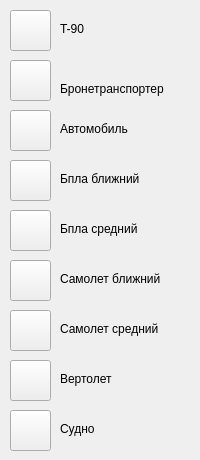
<?xml version="1.0" encoding="UTF-8"?>
<ui version="4.0">
 <class>toolbar</class>
 <widget class="QWidget" name="toolbar">
  <property name="geometry">
   <rect>
    <x>0</x>
    <y>0</y>
    <width>200</width>
    <height>460</height>
   </rect>
  </property>
  <property name="windowTitle">
   <string>Form</string>
  </property>
  <widget class="QPushButton" name="pushButton">
   <property name="geometry">
    <rect>
     <x>10</x>
     <y>10</y>
     <width>41</width>
     <height>41</height>
    </rect>
   </property>
   <property name="text">
    <string/>
   </property>
   <property name="icon">
    <iconset resource="icons.qrc">
     <normaloff>:/icons/T-90.png</normaloff>:/icons/T-90.png</iconset>
   </property>
  </widget>
  <widget class="QPushButton" name="pushButton_2">
   <property name="geometry">
    <rect>
     <x>10</x>
     <y>60</y>
     <width>41</width>
     <height>41</height>
    </rect>
   </property>
   <property name="text">
    <string/>
   </property>
   <property name="icon">
    <iconset resource="icons.qrc">
     <normaloff>:/icons/Бронетранспортер.png</normaloff>:/icons/Бронетранспортер.png</iconset>
   </property>
  </widget>
  <widget class="QPushButton" name="pushButton_3">
   <property name="geometry">
    <rect>
     <x>10</x>
     <y>110</y>
     <width>41</width>
     <height>41</height>
    </rect>
   </property>
   <property name="text">
    <string/>
   </property>
   <property name="icon">
    <iconset resource="icons.qrc">
     <normaloff>:/icons/Автомобиль.png</normaloff>:/icons/Автомобиль.png</iconset>
   </property>
  </widget>
  <widget class="QPushButton" name="pushButton_4">
   <property name="geometry">
    <rect>
     <x>10</x>
     <y>160</y>
     <width>41</width>
     <height>41</height>
    </rect>
   </property>
   <property name="text">
    <string/>
   </property>
   <property name="icon">
    <iconset resource="icons.qrc">
     <normaloff>:/icons/Бпла ближнего радиуса действия.png</normaloff>:/icons/Бпла ближнего радиуса действия.png</iconset>
   </property>
  </widget>
  <widget class="QPushButton" name="pushButton_5">
   <property name="geometry">
    <rect>
     <x>10</x>
     <y>210</y>
     <width>41</width>
     <height>41</height>
    </rect>
   </property>
   <property name="text">
    <string/>
   </property>
   <property name="icon">
    <iconset resource="icons.qrc">
     <normaloff>:/icons/Бпла среднего радиуса действия.png</normaloff>:/icons/Бпла среднего радиуса действия.png</iconset>
   </property>
  </widget>
  <widget class="QPushButton" name="pushButton_6">
   <property name="geometry">
    <rect>
     <x>10</x>
     <y>310</y>
     <width>41</width>
     <height>41</height>
    </rect>
   </property>
   <property name="text">
    <string/>
   </property>
   <property name="icon">
    <iconset resource="icons.qrc">
     <normaloff>:/icons/Самолетт среднего радиуса действия.png</normaloff>:/icons/Самолетт среднего радиуса действия.png</iconset>
   </property>
  </widget>
  <widget class="QPushButton" name="pushButton_7">
   <property name="geometry">
    <rect>
     <x>10</x>
     <y>260</y>
     <width>41</width>
     <height>41</height>
    </rect>
   </property>
   <property name="text">
    <string/>
   </property>
   <property name="icon">
    <iconset resource="icons.qrc">
     <normaloff>:/icons/Самолет ближнего радиуса действия.png</normaloff>:/icons/Самолет ближнего радиуса действия.png</iconset>
   </property>
  </widget>
  <widget class="QPushButton" name="pushButton_8">
   <property name="geometry">
    <rect>
     <x>10</x>
     <y>360</y>
     <width>41</width>
     <height>41</height>
    </rect>
   </property>
   <property name="text">
    <string/>
   </property>
   <property name="icon">
    <iconset resource="icons.qrc">
     <normaloff>:/icons/Вертолет.png</normaloff>:/icons/Вертолет.png</iconset>
   </property>
  </widget>
  <widget class="QPushButton" name="pushButton_9">
   <property name="geometry">
    <rect>
     <x>10</x>
     <y>410</y>
     <width>41</width>
     <height>41</height>
    </rect>
   </property>
   <property name="text">
    <string/>
   </property>
   <property name="icon">
    <iconset resource="icons.qrc">
     <normaloff>:/icons/Судно.png</normaloff>:/icons/Судно.png</iconset>
   </property>
  </widget>
  <widget class="QLabel" name="label">
   <property name="geometry">
    <rect>
     <x>60</x>
     <y>20</y>
     <width>67</width>
     <height>17</height>
    </rect>
   </property>
   <property name="text">
    <string>T-90</string>
   </property>
  </widget>
  <widget class="QLabel" name="label_2">
   <property name="geometry">
    <rect>
     <x>60</x>
     <y>80</y>
     <width>141</width>
     <height>17</height>
    </rect>
   </property>
   <property name="text">
    <string>Бронетранспортер</string>
   </property>
  </widget>
  <widget class="QLabel" name="label_3">
   <property name="geometry">
    <rect>
     <x>60</x>
     <y>120</y>
     <width>131</width>
     <height>17</height>
    </rect>
   </property>
   <property name="text">
    <string>Автомобиль</string>
   </property>
  </widget>
  <widget class="QLabel" name="label_4">
   <property name="geometry">
    <rect>
     <x>60</x>
     <y>170</y>
     <width>141</width>
     <height>17</height>
    </rect>
   </property>
   <property name="text">
    <string>Бпла ближний</string>
   </property>
  </widget>
  <widget class="QLabel" name="label_5">
   <property name="geometry">
    <rect>
     <x>60</x>
     <y>220</y>
     <width>131</width>
     <height>17</height>
    </rect>
   </property>
   <property name="text">
    <string>Бпла средний</string>
   </property>
  </widget>
  <widget class="QLabel" name="label_6">
   <property name="geometry">
    <rect>
     <x>60</x>
     <y>270</y>
     <width>151</width>
     <height>17</height>
    </rect>
   </property>
   <property name="text">
    <string>Самолет ближний</string>
   </property>
  </widget>
  <widget class="QLabel" name="label_7">
   <property name="geometry">
    <rect>
     <x>60</x>
     <y>370</y>
     <width>81</width>
     <height>17</height>
    </rect>
   </property>
   <property name="text">
    <string>Вертолет</string>
   </property>
  </widget>
  <widget class="QLabel" name="label_8">
   <property name="geometry">
    <rect>
     <x>60</x>
     <y>320</y>
     <width>131</width>
     <height>17</height>
    </rect>
   </property>
   <property name="text">
    <string>Самолет средний</string>
   </property>
  </widget>
  <widget class="QLabel" name="label_9">
   <property name="geometry">
    <rect>
     <x>60</x>
     <y>420</y>
     <width>67</width>
     <height>17</height>
    </rect>
   </property>
   <property name="text">
    <string>Судно</string>
   </property>
  </widget>
 </widget>
 <resources>
  <include location="icons.qrc"/>
 </resources>
 <connections/>
</ui>
